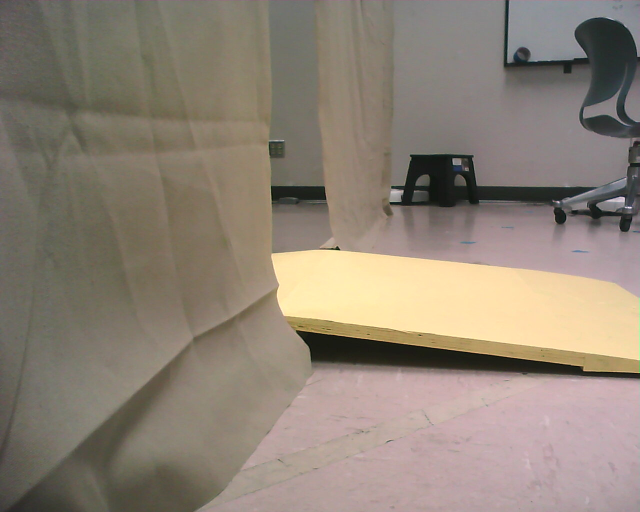
//> input picture SVM/00.jpg, 1280 x 1024 px (shown at 1/2 size)
$ ./OpenCv   (built with g++ and OpenCV 4)
//> lines starting //> are read from the running program, lines starting //| are printed output that depends on the picture
// OpenCv.cpp : Defines the entry point for the console application.
//

#include "opencv2/opencv.hpp"
#include "opencv2/imgproc/imgproc.hpp"
#include "opencv2/highgui/highgui.hpp"
#include <opencv2/ml/ml.hpp>
#include <stdio.h>


using namespace cv;


int main()
{
    int num_files = 10;
	int img_area = 1280*1024;
	Mat training_mat(num_files,img_area,CV_32FC1);

	//first image 00
	Mat img_mat = imread("00.jpg",0); // I used 0 for greyscale
//> img_mat: 1024 rows x 1280 cols, CV_8UC1; min 0, max 255, mean 132.6
	int ii = 0; // Current column in training_mat
	for (int i = 0; i<img_mat.rows; i++) {
    for (int j = 0; j < img_mat.cols; j++) {
        training_mat.at<float>(0,ii++) = img_mat.at<uchar>(i,j);
    }
	}
//> this loop made 1024 passes
//> ii on passes 1 to 3: 1280, 2560, 3840
//> after the loop, ii = 1310720
	//first image 01
	img_mat = imread("01.jpg",0); // I used 0 for greyscale
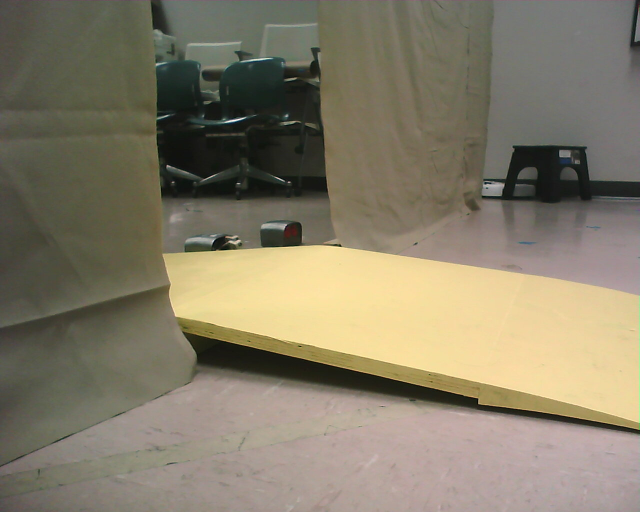
//> input picture SVM/01.jpg, 1280 x 1024 px (shown at 1/2 size)
//> img_mat: 1024 rows x 1280 cols, CV_8UC1; min 0, max 255, mean 124.7
	ii = 0; // Current column in training_mat
	for (int i = 0; i<img_mat.rows; i++) {
    for (int j = 0; j < img_mat.cols; j++) {
        training_mat.at<float>(1,ii++) = img_mat.at<uchar>(i,j);
    }
	}
//> after the loop, ii = 1310720
	//first image 02
	img_mat = imread("02.jpg",0); // I used 0 for greyscale
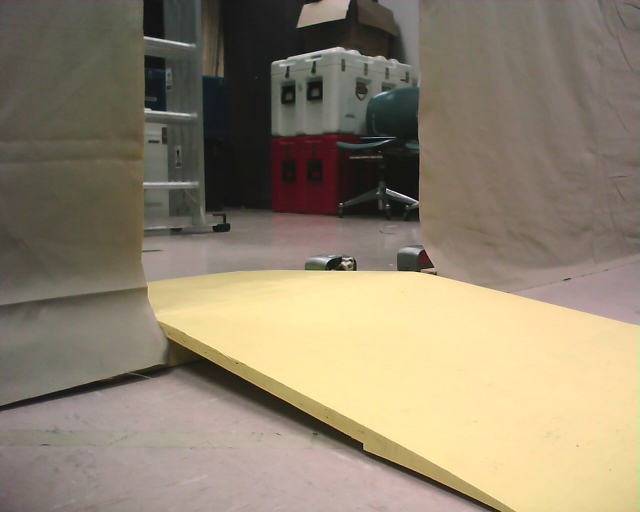
//> input picture SVM/02.jpg, 1280 x 1024 px (shown at 1/2 size)
//> img_mat: 1024 rows x 1280 cols, CV_8UC1; min 0, max 255, mean 132.8
	ii = 0; // Current column in training_mat
	for (int i = 0; i<img_mat.rows; i++) {
    for (int j = 0; j < img_mat.cols; j++) {
        training_mat.at<float>(2,ii++) = img_mat.at<uchar>(i,j);
    }
	}
//> after the loop, ii = 1310720
	//first image 03
	img_mat = imread("03.jpg",0); // I used 0 for greyscale
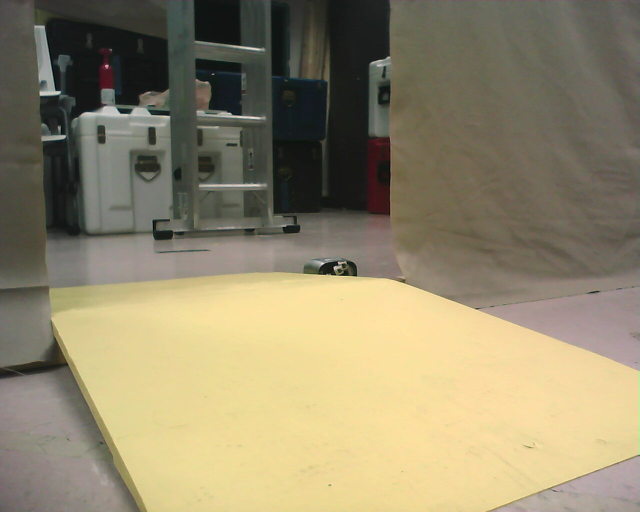
//> input picture SVM/03.jpg, 1280 x 1024 px (shown at 1/2 size)
//> img_mat: 1024 rows x 1280 cols, CV_8UC1; min 0, max 248, mean 135.4
	ii = 0; // Current column in training_mat
	for (int i = 0; i<img_mat.rows; i++) {
    for (int j = 0; j < img_mat.cols; j++) {
        training_mat.at<float>(3,ii++) = img_mat.at<uchar>(i,j);
    }
	}
//> after the loop, ii = 1310720
	//second image 04
	img_mat = imread("04.jpg",0); // I used 0 for greyscale
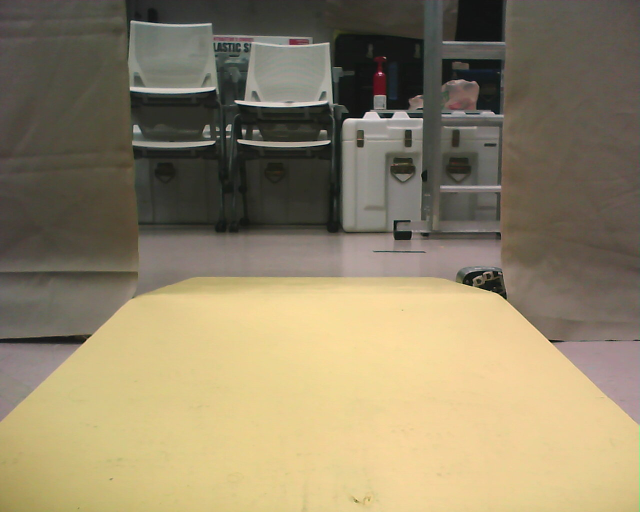
//> input picture SVM/04.jpg, 1280 x 1024 px (shown at 1/2 size)
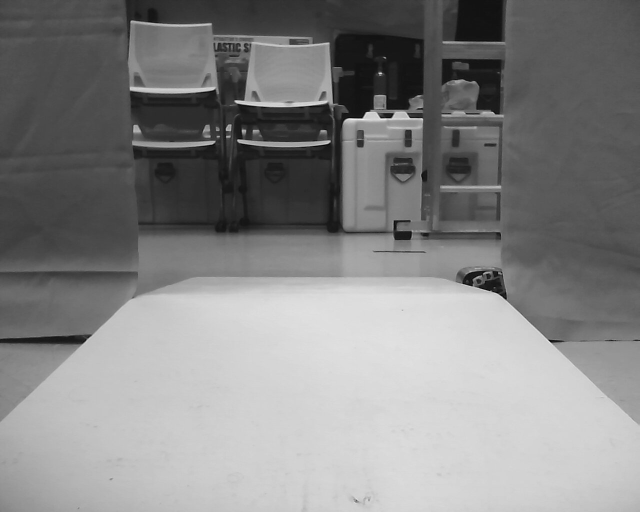
//> img_mat: 1024 rows x 1280 cols, CV_8UC1 (shown at 1/2 size); min 0, max 251, mean 132.2
	ii = 0; // Current column in training_mat
	for (int i = 0; i<img_mat.rows; i++) {
    for (int j = 0; j < img_mat.cols; j++) {
        training_mat.at<float>(4,ii++) = img_mat.at<uchar>(i,j);
    }
	}
//> after the loop, ii = 1310720
	//first image 05
	img_mat = imread("05.jpg",0); // I used 0 for greyscale
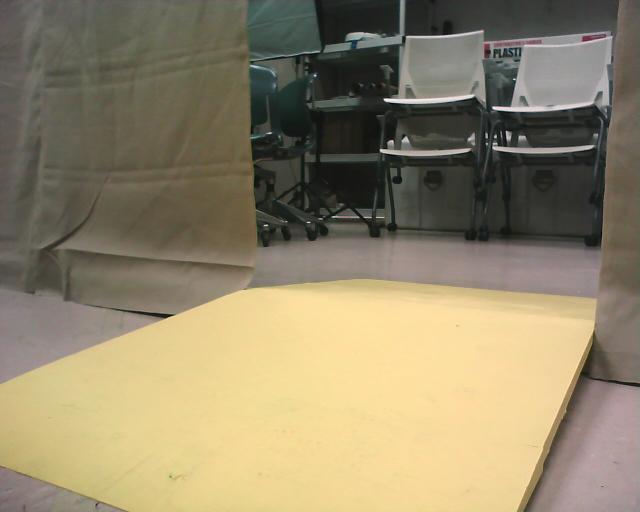
//> input picture SVM/05.jpg, 1280 x 1024 px (shown at 1/2 size)
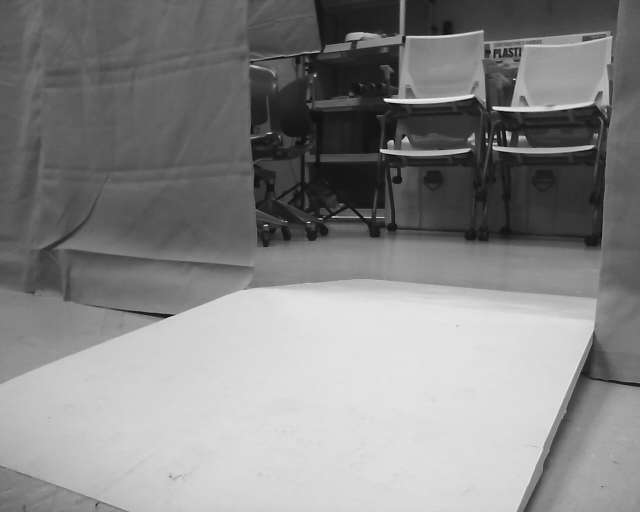
//> img_mat: 1024 rows x 1280 cols, CV_8UC1 (shown at 1/2 size); min 0, max 254, mean 133.5
	ii = 0; // Current column in training_mat
	for (int i = 0; i<img_mat.rows; i++) {
    for (int j = 0; j < img_mat.cols; j++) {
        training_mat.at<float>(5,ii++) = img_mat.at<uchar>(i,j);
    }
	}
//> after the loop, ii = 1310720
	//first image 06
	img_mat = imread("06.jpg",0); // I used 0 for greyscale
//> 06.jpg cannot be read in this run, so this picture is empty
	ii = 0; // Current column in training_mat
	for (int i = 0; i<img_mat.rows; i++) {
    for (int j = 0; j < img_mat.cols; j++) {
        training_mat.at<float>(6,ii++) = img_mat.at<uchar>(i,j);
    }
	}
//> after the loop, ii = 0
	//first image 07
	img_mat = imread("07.jpg",0); // I used 0 for greyscale
//> 07.jpg cannot be read in this run, so this picture is empty
	ii = 0; // Current column in training_mat
	for (int i = 0; i<img_mat.rows; i++) {
    for (int j = 0; j < img_mat.cols; j++) {
        training_mat.at<float>(7,ii++) = img_mat.at<uchar>(i,j);
    }
	}
//> after the loop, ii = 0

	//third image 08
	img_mat = imread("08.jpg",0); // I used 0 for greyscale
//> 08.jpg cannot be read in this run, so this picture is empty
	ii = 0; // Current column in training_mat
	for (int i = 0; i<img_mat.rows; i++) {
    for (int j = 0; j < img_mat.cols; j++) {
        training_mat.at<float>(8,ii++) = img_mat.at<uchar>(i,j);
    }
}
//> after the loop, ii = 0

		//third image 08
	img_mat = imread("011.jpg",0); // I used 0 for greyscale
//> 011.jpg cannot be read in this run, so this picture is empty
	ii = 0; // Current column in training_mat
	for (int i = 0; i<img_mat.rows; i++) {
    for (int j = 0; j < img_mat.cols; j++) {
        training_mat.at<float>(9,ii++) = img_mat.at<uchar>(i,j);
    }
}
//> after the loop, ii = 0


	Mat labels(num_files,1,CV_32FC1);


	labels.at<float>(0,0)=0;
	labels.at<float>(1,0)=1;
	labels.at<float>(2,0)=2;
	labels.at<float>(3,0)=3;
	labels.at<float>(4,0)=4;
	labels.at<float>(5,0)=5;
	labels.at<float>(6,0)=6;
	labels.at<float>(7,0)=7;
	labels.at<float>(8,0)=8;
	labels.at<float>(9,0)=1;

//> (the run ends here: the program needs code that is not available in this run, at `CvSVMParams params;`)
